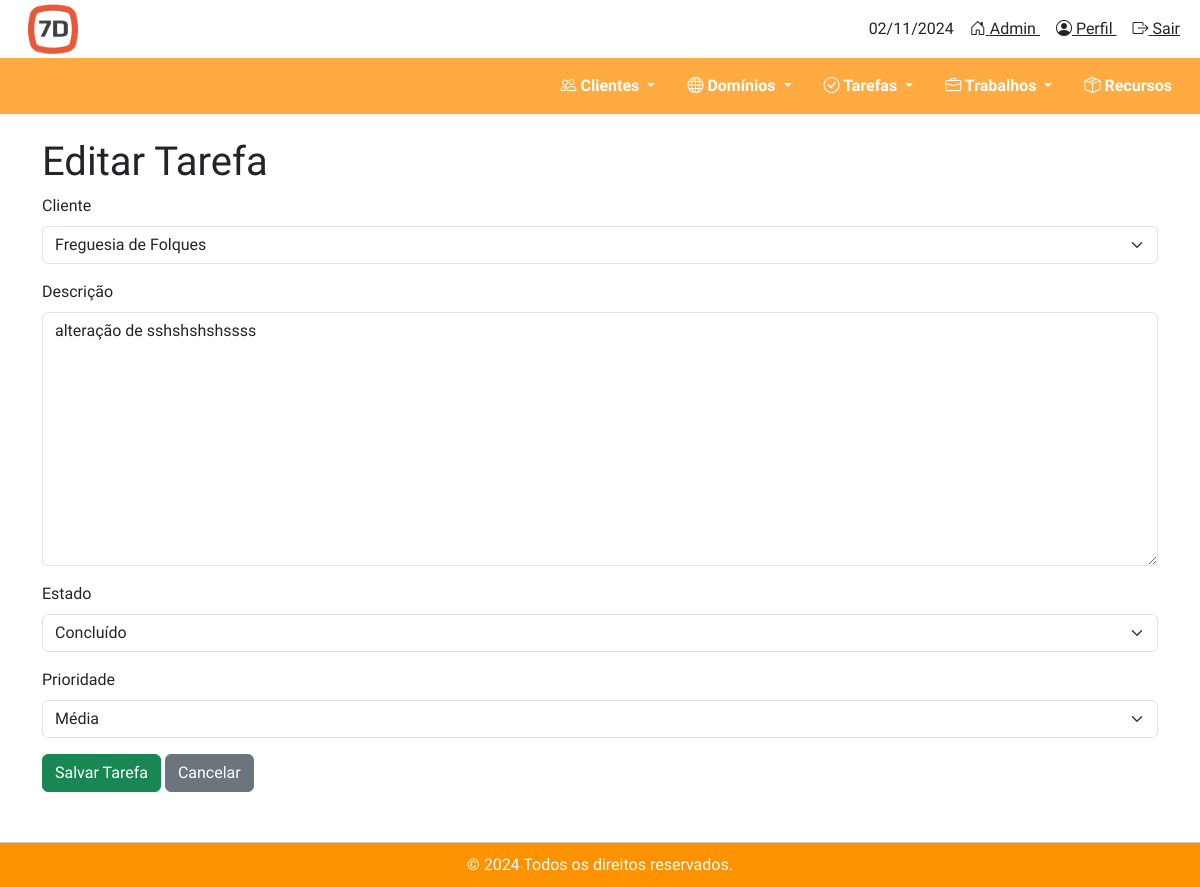
The page /tarefas/tarefas/editar/8/ on the database as committed earlier.
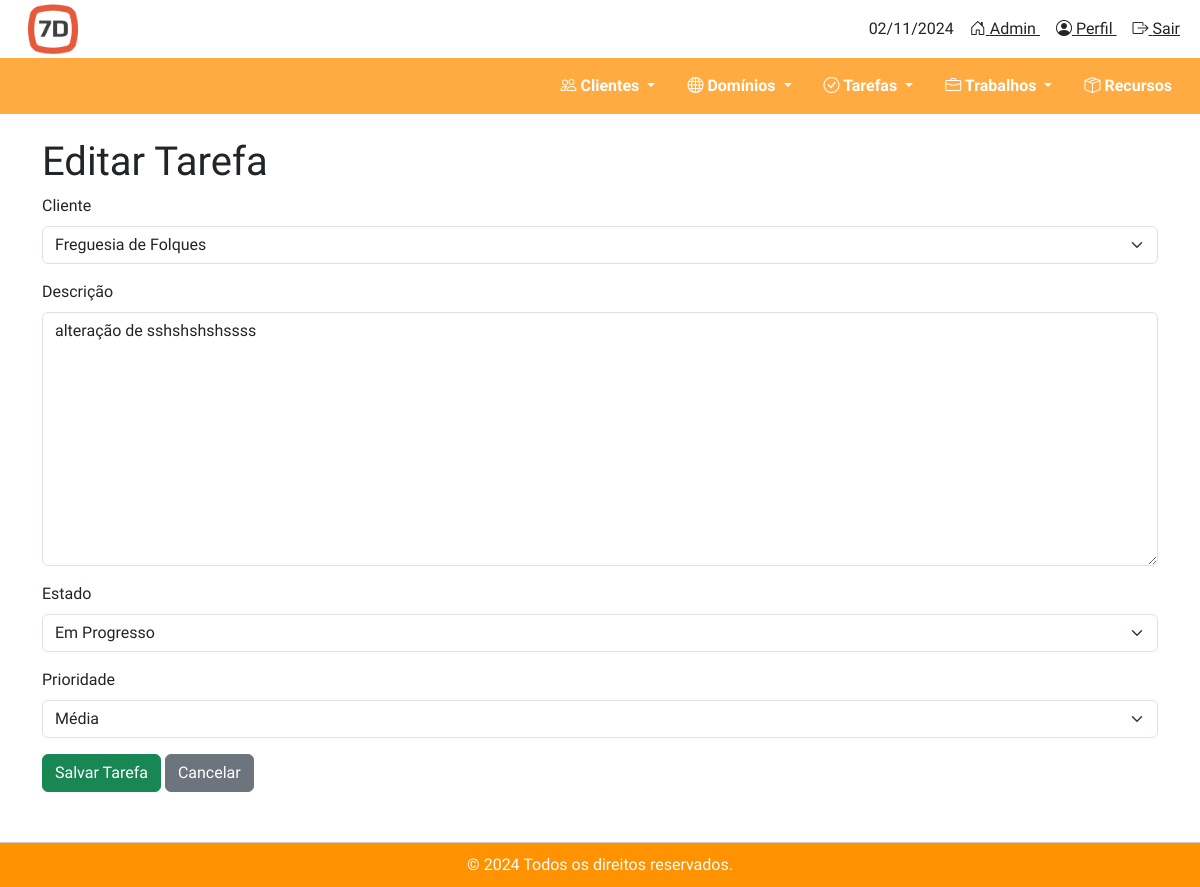
The same page on the database as committed later.
### tarefas/models.py (models this page shows, shortened)
class Tarefa(models.Model):
    ESTADOS_TAREFA = [
        ('a_fazer', 'A Fazer'),
        ('em_progresso', 'Em Progresso'),
        ('concluido', 'Concluído'),
    ]
    PRIORIDADES = [
        ('baixa', 'Baixa'),
        ('media', 'Média'),
        ('alta', 'Alta'),
    ]
    cliente = models.ForeignKey(Cliente, on_delete=models.CASCADE)
    descricao = models.TextField()
    estado = models.CharField(max_length=20, choices=ESTADOS_TAREFA, default='a_fazer')
    prioridade = models.CharField(max_length=10, choices=PRIORIDADES, default='media')
    data_criacao = models.DateTimeField(auto_now_add=True)

### tarefas/views.py (the view)
# urls.py: path('tarefas/editar/<int:tarefa_id>/', views.editar_tarefa, name='editar_tarefa'),
def editar_tarefa(request, tarefa_id):
    tarefa = get_object_or_404(Tarefa, id=tarefa_id)
    if request.method == 'POST':
        form = TarefaForm(request.POST, instance=tarefa)
        if form.is_valid():
            form.save()
            messages.success(request, 'Tarefa editada com sucesso!')
            return redirect('listar_tarefas')
    else:
        form = TarefaForm(instance=tarefa)
    return render(request, 'tarefas/editar_tarefa.html', {'form': form, 'tarefa': tarefa})

### tarefas/forms.py
class TarefaForm(forms.ModelForm):
    class Meta:
        model = Tarefa
        fields = ['cliente', 'descricao', 'estado', 'prioridade']
    def __init__(self, *args, **kwargs):
        super().__init__(*args, **kwargs)
        self.fields['cliente'].widget.attrs.update({'class': 'form-select'})
        self.fields['descricao'].widget.attrs.update({'class': 'form-control'})
        self.fields['estado'].widget.attrs.update({'class': 'form-select'})
        self.fields['prioridade'].widget.attrs.update({'class': 'form-select'})

### clientes/models.py (called while the page is built)
    def __str__(self):
        return self.nome

### tarefas/templates/tarefas/editar_tarefa.html (shortened to what this page needs)
{% extends 'base.html' %}
{% load static %}
{% block content %}
<h1 class="mt-4">Editar Tarefa</h1>
<form method="post" class="form">
    <div class="mb-3">
        <label for="id_cliente" class="form-label">Cliente</label>
        {{ form.cliente }}
    </div>
    <div class="mb-3">
        <label for="id_descricao" class="form-label">Descrição</label>
        {{ form.descricao }}
    </div>
    <div class="mb-3">
        <label for="id_estado" class="form-label">Estado</label>
        {{ form.estado }}
    </div>
    <div class="mb-3">
        <label for="id_prioridade" class="form-label">Prioridade</label>
        {{ form.prioridade }}
    </div>
    <button type="submit" class="btn btn-success">Salvar Tarefa</button>
    <a href="{% url 'listar_tarefas' %}" class="btn btn-secondary">Cancelar</a>
    <div style="height: 50px;"></div>
</form>
{% endblock %}

Rows that differ between the two databases and show on the page:
changed Tarefa "Freguesia de Folques": estado "Concluído" → "Em Progresso"
